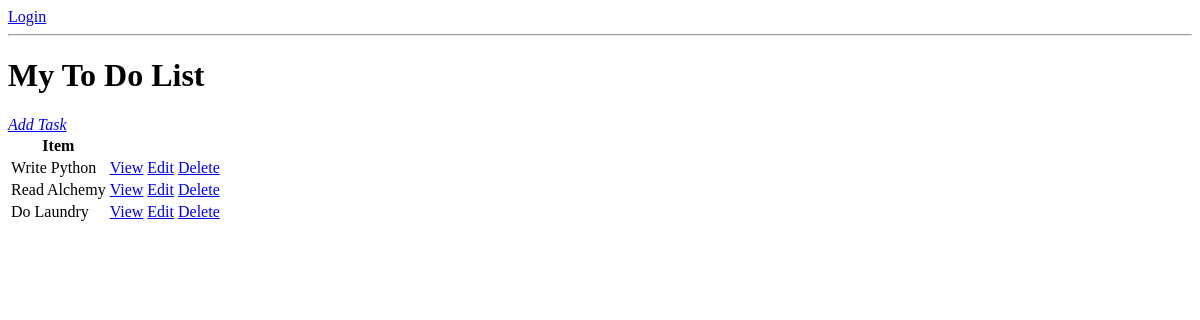
The app's page /, older data.
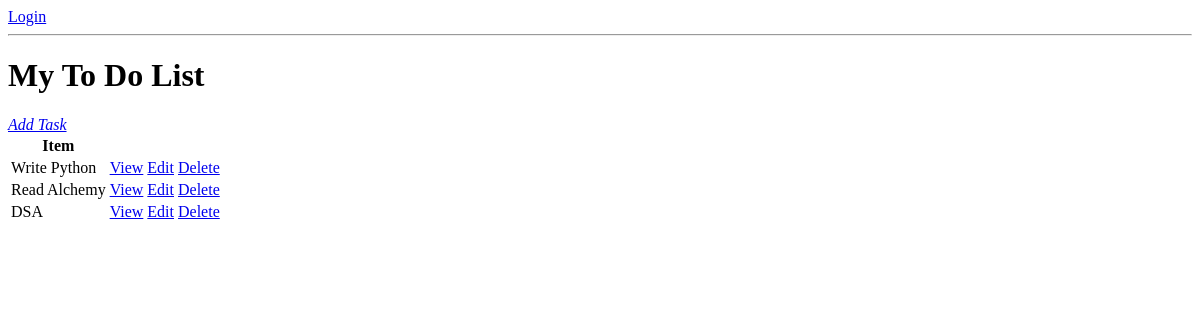
The same page, newer data.
### base/models.py (models this page shows, shortened)
class Task(models.Model):
    user = models.ForeignKey(User, on_delete=models.CASCADE, null=True, blank=True)
    title = models.CharField(max_length=200)
    complete = models.BooleanField(default=False)
    description = models.TextField(null=True, blank=True)
    created = models.DateTimeField(auto_now_add=True)
    class Meta:
        ordering = ['complete']

### base/views.py (the view)
# urls.py: path('',TaskList.as_view(),name='tasks'),
class TaskList(ListView):
    model = Task
    context_object_name = 'task'

### base/templates/base/task_list.html
{% if request.user.is.authenticated %}
    <p>{{request.user}}</p>
    <a href="">Logout</a>
   {% else %}
    <a href="{% url 'login' %}">Login</a>
    {% endif %}
<hr>
<h1>My To Do List</h1>
<i><a href="{% url 'task-create' %}">Add Task</a></i>
<table>
    <tr>
        <th> Item </th>
        <th></th>
        <th></th>
    </tr>
    {% for task in task %}
    <tr>
        <td> {{task.title}} </td>
        <td> <a href="{% url 'task' task.id %}">View</a></td>
        <td> <a href="{% url 'task-update' task.id %}">Edit</a></td>
        <td> <a href="{% url 'task-delete' task.id %}">Delete</a></td>
    </tr>
    {% empty %}
    <h3>No Items In List</h3>
    {% endfor %}
</table>

Row changes from the older to the newer data that the page shows:
removed Task: title "Do Laundry"
added Task: title "DSA"
